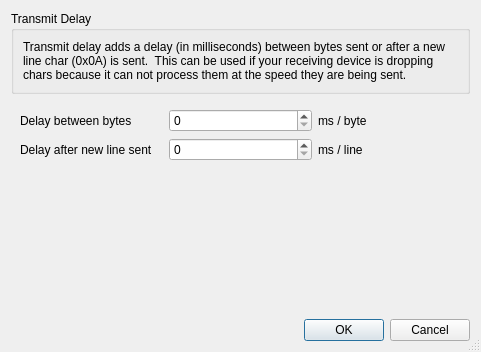
<?xml version="1.0" encoding="UTF-8"?>
<ui version="4.0">
 <class>Form_TransmitDelay</class>
 <widget class="QDialog" name="Form_TransmitDelay">
  <property name="geometry">
   <rect>
    <x>0</x>
    <y>0</y>
    <width>481</width>
    <height>352</height>
   </rect>
  </property>
  <property name="windowTitle">
   <string>Transmit Delay</string>
  </property>
  <property name="sizeGripEnabled">
   <bool>true</bool>
  </property>
  <layout class="QVBoxLayout" name="verticalLayout">
   <item>
    <widget class="QGroupBox" name="groupBox">
     <property name="title">
      <string>Transmit Delay</string>
     </property>
     <layout class="QVBoxLayout" name="verticalLayout_2">
      <item>
       <widget class="QLabel" name="label_3">
        <property name="text">
         <string>Transmit delay adds a delay (in milliseconds) between bytes sent or after a new line char (0x0A) is sent.  This can be used if your receiving device is dropping chars because it can not process them at the speed they are being sent.</string>
        </property>
        <property name="wordWrap">
         <bool>true</bool>
        </property>
       </widget>
      </item>
     </layout>
    </widget>
   </item>
   <item>
    <widget class="QWidget" name="widget" native="true">
     <layout class="QGridLayout" name="gridLayout">
      <item row="0" column="2">
       <widget class="QLabel" name="label">
        <property name="text">
         <string>ms / byte</string>
        </property>
       </widget>
      </item>
      <item row="1" column="2">
       <widget class="QLabel" name="label_2">
        <property name="text">
         <string>ms / line</string>
        </property>
       </widget>
      </item>
      <item row="1" column="1">
       <widget class="QSpinBox" name="LineDelay_spinBox">
        <property name="maximum">
         <number>60000</number>
        </property>
       </widget>
      </item>
      <item row="0" column="1">
       <widget class="QSpinBox" name="ByteDelay_spinBox">
        <property name="maximum">
         <number>60000</number>
        </property>
       </widget>
      </item>
      <item row="0" column="0">
       <widget class="QLabel" name="label_4">
        <property name="text">
         <string>Delay between bytes</string>
        </property>
       </widget>
      </item>
      <item row="1" column="0">
       <widget class="QLabel" name="label_5">
        <property name="text">
         <string>Delay after new line sent</string>
        </property>
       </widget>
      </item>
     </layout>
    </widget>
   </item>
   <item>
    <spacer name="verticalSpacer">
     <property name="orientation">
      <enum>Qt::Vertical</enum>
     </property>
     <property name="sizeHint" stdset="0">
      <size>
       <width>20</width>
       <height>40</height>
      </size>
     </property>
    </spacer>
   </item>
   <item>
    <widget class="QDialogButtonBox" name="buttonBox">
     <property name="orientation">
      <enum>Qt::Horizontal</enum>
     </property>
     <property name="standardButtons">
      <set>QDialogButtonBox::Cancel|QDialogButtonBox::Ok</set>
     </property>
    </widget>
   </item>
  </layout>
 </widget>
 <tabstops>
  <tabstop>ByteDelay_spinBox</tabstop>
  <tabstop>LineDelay_spinBox</tabstop>
 </tabstops>
 <resources/>
 <connections>
  <connection>
   <sender>buttonBox</sender>
   <signal>accepted()</signal>
   <receiver>Form_TransmitDelay</receiver>
   <slot>accept()</slot>
   <hints>
    <hint type="sourcelabel">
     <x>248</x>
     <y>254</y>
    </hint>
    <hint type="destinationlabel">
     <x>157</x>
     <y>274</y>
    </hint>
   </hints>
  </connection>
  <connection>
   <sender>buttonBox</sender>
   <signal>rejected()</signal>
   <receiver>Form_TransmitDelay</receiver>
   <slot>reject()</slot>
   <hints>
    <hint type="sourcelabel">
     <x>316</x>
     <y>260</y>
    </hint>
    <hint type="destinationlabel">
     <x>286</x>
     <y>274</y>
    </hint>
   </hints>
  </connection>
 </connections>
</ui>
